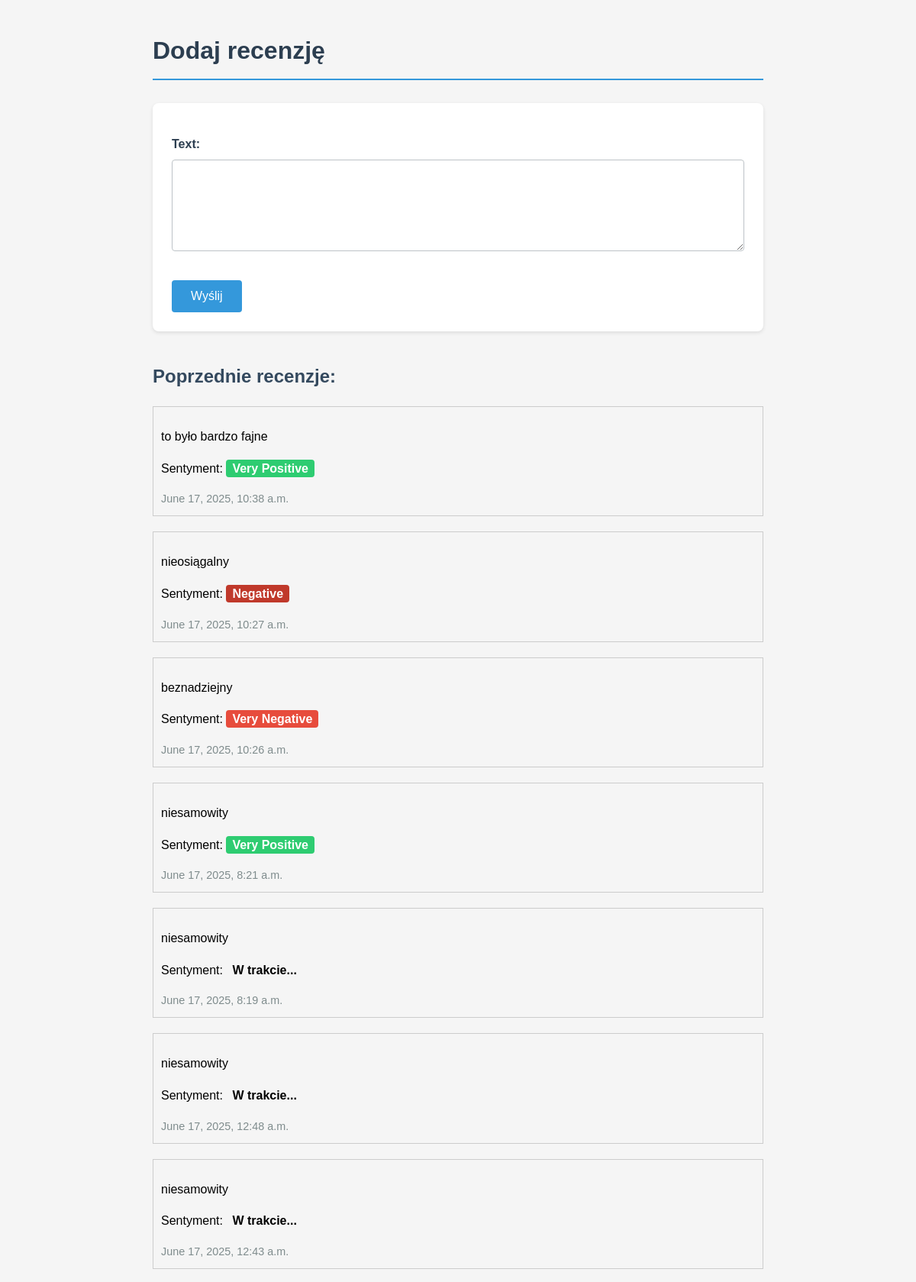
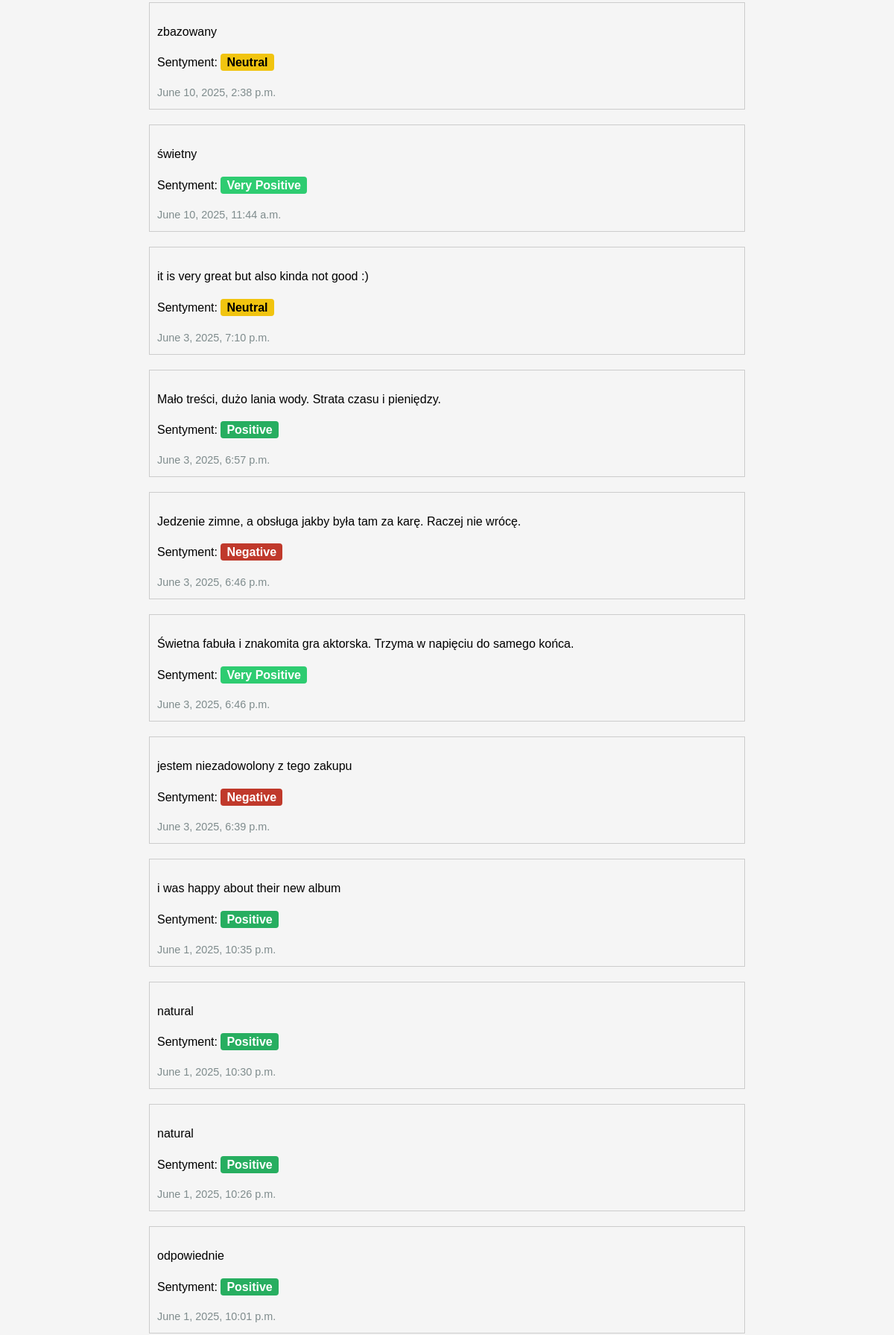
The page / (upper part) on the database its author committed (2 pictures, top to bottom).
### reviews/models.py (models this page shows, shortened)
class Review(models.Model):
    text = models.TextField(max_length=200)
    sentiment = models.CharField(max_length=20, blank=True, null=True)
    pub_date = models.DateTimeField(auto_now_add=True)

### reviews/views.py (the view)
# urls.py: path('', views.review_list, name='review_list'),
def review_list(request):
    if request.method == 'POST':
        form = ReviewForm(request.POST)
        if form.is_valid():
            review = form.save()
            analyze_sentiment.delay(review.id)
            return redirect('review_list')
    else:
        form = ReviewForm()
    reviews = Review.objects.all().order_by('-pub_date')
    return render(request, 'reviews/reviews_list.html', {
        'form': form,
        'reviews': reviews
    })

### reviews/forms.py
class ReviewForm(forms.ModelForm):
    class Meta:
        model = Review
        fields = ['text']

### reviews/templates/reviews/reviews_list.html (shortened to what this page needs)
<!DOCTYPE html>
<html>
<head>
</head>
<body>
    <h1>Dodaj recenzję</h1>
    <form method="post">
        {{ form.as_p }}
        <button type="submit">Wyślij</button>
    </form>
    <h2>Poprzednie recenzje:</h2>
    {% for review in reviews %}
    <div style="margin: 20px 0; padding: 10px; border: 1px solid #ccc;">
        <p>{{ review.text }}</p>
        <p>
            Sentyment:
            <span class="sentiment sentiment-{{ review.sentiment|slugify }}" data-review-id="{{ review.id }}">
                {% if review.sentiment %}
                    {{ review.sentiment }}
                {% else %}
                    W trakcie...
                {% endif %}
            </span>
        </p>
        <small>{{ review.pub_date }}</small>
    </div>
    {% endfor %}
</body>
</html>

### reviews/templates/reviews/reviews_list.html (style rules this page uses)
body { font-family: 'Arial', sans-serif; line-height: 1.6; margin: 0; padding: 20px; background-color: #f5f5f5; max-width: 800px; margin: 0 auto; }
h1 { color: #2c3e50; border-bottom: 2px solid #3498db; padding-bottom: 10px; margin-bottom: 30px; }
h2 { color: #34495e; margin-top: 40px; margin-bottom: 20px; }
form { background: white; padding: 25px; border-radius: 8px; box-shadow: 0 2px 5px rgba(0,0,0,0.1); margin-bottom: 40px; }
form p { margin-bottom: 20px; }
label { display: block; margin-bottom: 8px; color: #2c3e50; font-weight: bold; }
input[type="text"], textarea { width: 100%; padding: 10px; border: 1px solid #bdc3c7; border-radius: 4px; margin-bottom: 10px; box-sizing: border-box; font-size: 16px; }
textarea { height: 120px; resize: vertical; }
button { background-color: #3498db; color: white; padding: 12px 25px; border: none; border-radius: 4px; cursor: pointer; font-size: 16px; transition: background-color 0.3s; }
.sentiment { font-weight: bold; padding: 3px 8px; border-radius: 4px; }
.sentiment-very-positive { background-color: #2ecc71; color: white; }
.sentiment-very-negative { background-color: #e74c3c; color: white; }
.sentiment-positive { background-color: #27ae60; color: white; }
.sentiment-negative { background-color: #c0392b; color: white; }
.sentiment-neutral { background-color: #f1c40f; color: black; }
small { display: block; margin-top: 10px; color: #7f8c8d; font-size: 0.9em; }

### rows shown on the page
Review: text "to było bardzo fajne", sentiment "Very Positive", pub_date "June 17, 2025, 10:38 a.m."
Review: text "nieosiągalny", sentiment "Negative", pub_date "June 17, 2025, 10:27 a.m."
Review: text "beznadziejny", sentiment "Very Negative", pub_date "June 17, 2025, 10:26 a.m."
Review: text "niesamowity", sentiment "Very Positive", pub_date "June 17, 2025, 8:21 a.m."
Review: text "niesamowity", shows "W trakcie...", pub_date "June 17, 2025, 8:19 a.m."
Review: text "niesamowity", shows "W trakcie...", pub_date "June 17, 2025, 12:48 a.m."
Review: text "niesamowity", shows "W trakcie...", pub_date "June 17, 2025, 12:43 a.m."
Review: text "zbazowany", sentiment "Neutral", pub_date "June 10, 2025, 2:38 p.m."
Review: text "świetny", sentiment "Very Positive", pub_date "June 10, 2025, 11:44 a.m."
Review: text "it is very great but also kinda not good :)", sentiment "Neutral", pub_date "June 3, 2025, 7:10 p.m."
Review: text "Mało treści, dużo lania wody. Strata czasu i pieniędzy.", sentiment "Positive", pub_date "June 3, 2025, 6:57 p.m."
Review: text "Jedzenie zimne, a obsługa jakby była tam za karę. Raczej nie wrócę.", sentiment "Negative", pub_date "June 3, 2025, 6:46 p.m."
Review: text "Świetna fabuła i znakomita gra aktorska. Trzyma w napięciu do samego końca.", sentiment "Very Positive", pub_date "June 3, 2025, 6:46 p.m."
Review: text "jestem niezadowolony z tego zakupu", sentiment "Negative", pub_date "June 3, 2025, 6:39 p.m."
Review: text "i was happy about their new album", sentiment "Positive", pub_date "June 1, 2025, 10:35 p.m."
Review: text "natural", sentiment "Positive", pub_date "June 1, 2025, 10:30 p.m."
Review: text "natural", sentiment "Positive", pub_date "June 1, 2025, 10:26 p.m."
Review: text "odpowiednie", sentiment "Positive", pub_date "June 1, 2025, 10:01 p.m."
